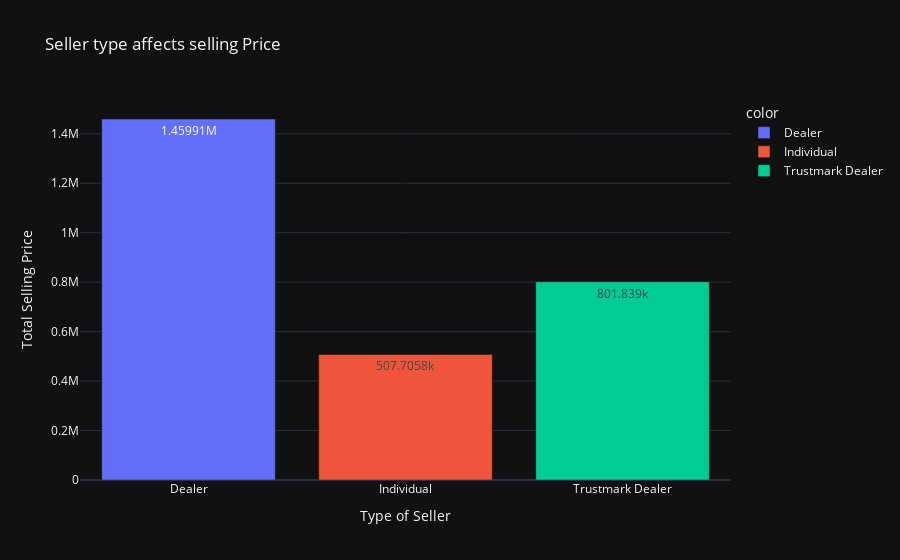

This figure's notebook cell:
### Markdown cell above
- Individual sellers are most popular than other sellers

### Code cell
Selling_price_seller_types = df.groupby('seller_type')['selling_price'].mean()
px.bar(x = Selling_price_seller_types.index,
       y = Selling_price_seller_types.values,
       template = 'plotly_dark',
       color = Selling_price_seller_types.index,
       text_auto = True,
       title = 'Seller type affects selling Price',
       labels = {'y':'Total Selling Price','x':'Type of Seller'}
       )

### Figure 1 — Plotly figure (JSON) as saved in the notebook; plotly's stock layout.template omitted (floating-point values rounded to 4 significant figures)
{"data": [{"hovertemplate": "color=Dealer<br>Type of Seller=%{x}<br>Total Selling Price=%{y}<extra></extra>", "legendgroup": "Dealer", "marker": {"color": "#636efa", "pattern": {"shape": ""}}, "name": "Dealer", "orientation": "v", "showlegend": true, "textposition": "auto", "texttemplate": "%{y}", "type": "bar", "x": ["Dealer"], "xaxis": "x", "y": [1460000.0], "yaxis": "y"}, {"hovertemplate": "color=Individual<br>Type of Seller=%{x}<br>Total Selling Price=%{y}<extra></extra>", "legendgroup": "Individual", "marker": {"color": "#EF553B", "pattern": {"shape": ""}}, "name": "Individual", "orientation": "v", "showlegend": true, "textposition": "auto", "texttemplate": "%{y}", "type": "bar", "x": ["Individual"], "xaxis": "x", "y": [507700.0], "yaxis": "y"}, {"hovertemplate": "color=Trustmark Dealer<br>Type of Seller=%{x}<br>Total Selling Price=%{y}<extra></extra>", "legendgroup": "Trustmark Dealer", "marker": {"color": "#00cc96", "pattern": {"shape": ""}}, "name": "Trustmark Dealer", "orientation": "v", "showlegend": true, "textposition": "auto", "texttemplate": "%{y}", "type": "bar", "x": ["Trustmark Dealer"], "xaxis": "x", "y": [801800.0], "yaxis": "y"}], "layout": {"barmode": "relative", "legend": {"title": {"text": "color"}, "tracegroupgap": 0}, "title": {"text": "Seller type affects selling Price"}, "xaxis": {"anchor": "y", "domain": [0, 1], "title": {"text": "Type of Seller"}}, "yaxis": {"anchor": "x", "domain": [0, 1], "title": {"text": "Total Selling Price"}}}}
